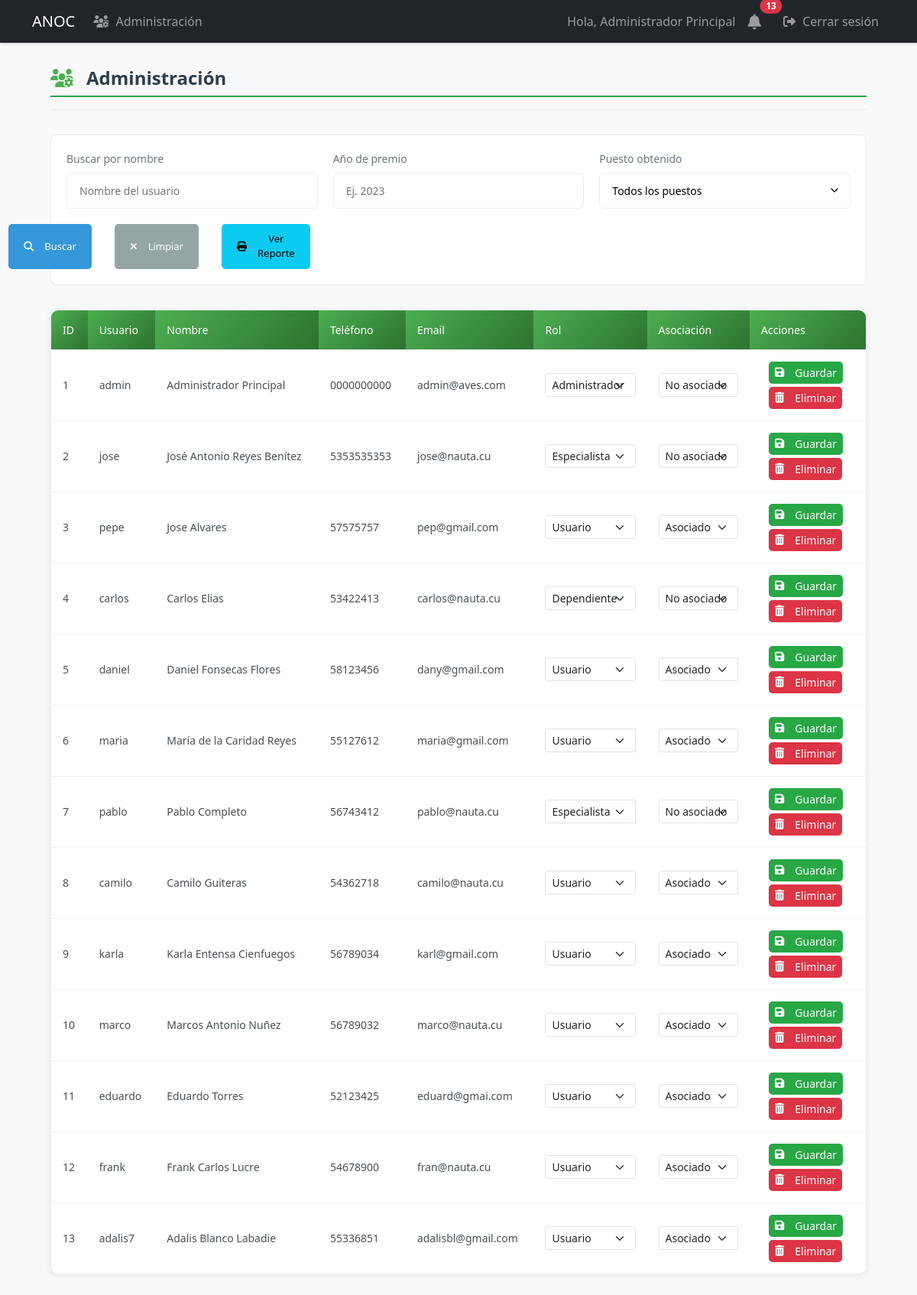
The app's page /admin/users (signed in) with its own data.
### models.py (models this page shows, shortened)
class User(UserMixin, db.Model):
    id = db.Column(db.Integer, primary_key=True)
    username = db.Column(db.String(80), unique=True, nullable=False, index=True)
    email = db.Column(db.String(120), unique=True, nullable=False, index=True)
    password_hash = db.Column(db.String(128))
    role = db.Column(db.String(20), default='user')  # 'admin', 'specialist', 'dependiente', 'user'
    is_associated = db.Column(db.Boolean, default=False, nullable=False)
    full_name = db.Column(db.String(100), nullable=False)
    phone = db.Column(db.String(20), nullable=False)
    profile_image = db.Column(db.String(255))  # Ruta de la imagen de perfil
    last_login = db.Column(db.DateTime)  # Fecha del último inicio de sesión
    is_active = db.Column(db.Boolean, default=True)  # Para manejar cuentas activas/inactivas
    address = db.Column(db.String(200))  # Nuevo campo para dirección
    birds = db.relationship('UserBirds', backref='user', lazy=True, cascade='all, delete-orphan')
    awards = db.relationship('Award', backref='user', lazy=True, cascade='all, delete-orphan')
    notifications = db.relationship('Notification', backref='user', lazy=True)

### app.py (the view, shortened to what this page needs)
@app.route('/admin/users')
@login_required
def admin_users():
    if current_user.role != 'admin':
        abort(403)
    search_name = request.args.get('name', '').strip()
    award_year = request.args.get('award_year', '').strip()
    award_position = request.args.get('award_position', '').strip()
    query = select(User).order_by(User.id)
    if search_name:
        query = query.where(User.full_name.ilike(f'%{search_name}%'))
    if award_position:
        position_subquery = select(Award.user_id).where(
            Award.position == award_position
        ).distinct()
        query = query.where(User.id.in_(position_subquery))
    users = db.session.execute(query).scalars()
    current_year = datetime.now().year
    return render_template('admin/users.html',
                         users=users,
                         search_name=search_name,
                         award_year=award_year,
                         award_position=award_position,
                         current_year=current_year)

### app.py (called while the page is built)
@login_manager.user_loader
def load_user(user_id):
    return db.session.get(User, int(user_id))

### templates/admin/users.html (shortened to what this page needs)
{% extends "base.html" %}
{% block content %}
<div class="users-container">
    <div class="users-header">
        <h2><i class="fas fa-users-cog"></i> Administración</h2>
    </div>
    <div class="filter-section">
        <form method="GET" action="{{ url_for('admin_users') }}" class="filter-form">
            <div class="filter-grid">
                <div class="filter-group">
                    <label for="name" class="filter-label">Buscar por nombre</label>
                    <input type="text" class="filter-input" id="name" name="name"
                           value="{{ search_name }}" placeholder="Nombre del usuario">
                </div>
                <div class="filter-group">
                    <label for="award_year" class="filter-label">Año de premio</label>
                    <input type="number" class="filter-input" id="award_year" name="award_year"
                           value="{{ award_year }}" placeholder="Ej. 2023" min="2000" max="{{ current_year }}">
                </div>
                <div class="filter-group">
                    <label for="award_position" class="filter-label">Puesto obtenido</label>
                    <select class="filter-input filter-select" id="award_position" name="award_position">
                        <option value="">Todos los puestos</option>
                    </select>
                </div>
                <div class="filter-actions">
                    <button type="submit" class="btn btn-primary">
                        <i class="fas fa-search"></i> Buscar
                    </button>
                    <a href="{{ url_for('admin_users') }}" class="btn btn-secondary">
                        <i class="fas fa-times"></i> Limpiar
                    </a>
                    <a href="{{ url_for('associates_report_view') }}" class="btn btn-info" target="_blank">
                        <i class="fas fa-print"></i> Ver Reporte
                    </a>
                </div>
            </div>
        </form>
    </div>
    <div class="users-table-container">
        <table class="users-table">
            <thead>
                <tr>
                    <th>ID</th>
                    <th>Usuario</th>
                    <th>Nombre</th>
                    <th>Teléfono</th>
                    <th>Email</th>
                    <th>Rol</th>
                    <th>Asociación</th>
                    <th>Acciones</th>
                </tr>
            </thead>
            <tbody>
                {% if users %}
                    {% for user in users %}
                    <tr class="clickable-row" data-href="{{ url_for('user_details', user_id=user.id) }}">
                        <td>{{ user.id }}</td>
                        <td>{{ user.username }}</td>
                        <td>{{ user.full_name }}</td>
                        <td>{{ user.phone }}</td>
                        <td>{{ user.email }}</td>
                        <td>
                            <form method="POST" action="{{ url_for('assign_role', user_id=user.id) }}" class="role-form">
                                <select name="role" class="form-select form-select-sm">
                                    <option value="user" {% if user.role == 'user' %}selected{% endif %}>Usuario</option>
                                    <option value="specialist" {% if user.role == 'specialist' %}selected{% endif %}>Especialista</option>
                                    <option value="dependiente" {% if user.role == 'dependiente' %}selected{% endif %}>Dependiente</option>
                                    <option value="admin" {% if user.role == 'admin' %}selected{% endif %}>Administrador</option>
                                </select>
                        </td>
                        <td>
                                <select name="is_associated" class="form-select form-select-sm">
                                    <option value="true" {% if user.is_associated %}selected{% endif %}>Asociado</option>
                                    <option value="false" {% if not user.is_associated %}selected{% endif %}>No asociado</option>
                                </select>
                        </td>
                        <td class="actions-column">
                            <div class="action-buttons">
                                <button type="submit" class="btn btn-sm btn-success">
                                    <i class="fas fa-save"></i> Guardar
                                </button>
                            </div>
                            <div class="action-buttons mt-1">
                                <form method="POST" action="{{ url_for('delete_user', user_id=user.id) }}"
                                      onsubmit="return confirm('¿Está seguro que desea eliminar este usuario permanentemente?');"
                                      class="d-inline">
                                    <button type="submit" class="btn btn-sm btn-danger">
                                        <i class="fas fa-trash-alt"></i> Eliminar
                                    </button>
                                </form>
                            </div>
                        </td>
                    </tr>
                    {% endfor %}
                {% endif %}
            </tbody>
        </table>
    </div>
</div>
{% endblock %}

### templates/base.html (shortened to what this page needs)
<!DOCTYPE html>
<html lang="es">
<head>
    <link href="https://cdn.jsdelivr.net/npm/bootstrap@5.3.0/dist/css/bootstrap.min.css" rel="stylesheet">
    <link href="https://cdnjs.cloudflare.com/ajax/libs/font-awesome/6.4.0/css/all.min.css" rel="stylesheet">
    <link rel="stylesheet" href="{{ url_for('static', filename='css/styles.css') }}">
</head>
<body>
    <nav class="navbar navbar-expand-lg navbar-dark bg-dark">
        <div class="container">
            <a class="navbar-brand" href="{{ url_for('dashboard') }}">ANOC</a>
            <div class="collapse navbar-collapse" id="navbarNav">
                <ul class="navbar-nav me-auto">
                    {% if current_user.is_authenticated and current_user.role == 'admin' %}
                        <li class="nav-item">
                            <a class="nav-link" href="{{ url_for('admin_users') }}">
                                <i class="fas fa-users-cog"></i> Administración
                            </a>
                        </li>
                    {% endif %}
                </ul>
                <ul class="navbar-nav">
                    {% if current_user.is_authenticated %}
                        <li class="nav-item">
                            <span class="nav-link">Hola, {{ current_user.full_name }}</span>
                        </li>
                        <li class="nav-item position-relative me-2">
                            <a class="nav-link" href="{{ url_for('notifications') }}">
                                <i class="fas fa-bell fa-lg"></i>
                                {% if current_user.is_authenticated %}
                                    {% set unread_count = get_unread_notifications_count(current_user.id) %}
                                    {% if unread_count > 0 %}
                                        <span class="position-absolute top-0 start-100 translate-middle badge rounded-pill bg-danger">
                                            {{ unread_count }}
                                        </span>
                                    {% endif %}
                                {% endif %}
                            </a>
                        </li>
                        <li class="nav-item">
                            <a class="nav-link" href="{{ url_for('logout') }}">
                                <i class="fas fa-sign-out-alt"></i> Cerrar sesión
                            </a>
                        </li>
                    {% else %}
                        <li class="nav-item">
                            <a class="nav-link" href="{{ url_for('login') }}">
                                <i class="fas fa-sign-in-alt"></i> Iniciar sesión
                            </a>
                        </li>
                    {% endif %}
                </ul>
            </div>
        </div>
    </nav>
    <div class="container mt-4">
        {% block content %}{% endblock %}
    </div>
</body>
</html>

### static/css/styles.css (style rules this page uses)
.navbar { box-shadow: 0 2px 4px rgba(0,0,0,0.1); }
.btn { margin: 2px; }
:root { --primary-color: #2c3e50; --secondary-color: #4CAF50; --light-gray: #f8f9fa; --medium-gray: #e9ecef; --dark-gray: #6c757d; --text-color: #495057; --white: #ffffff; }
.users-container { max-width: 1400px; margin: 2rem auto; padding: 0 1.5rem; }
.users-header { margin-bottom: 2rem; padding-bottom: 1rem; border-bottom: 1px solid var(--medium-gray); }
.users-header h2 { color: var(--primary-color); font-weight: 600; font-size: 1.5rem; margin: 0; display: flex; align-items: center; gap: 0.75rem; }
.users-header h2 i { color: var(--secondary-color); }
.filter-section { background: var(--white); border-radius: 0.5rem; padding: 1.25rem; margin-bottom: 2rem; border: 1px solid var(--medium-gray); }
.filter-grid { display: grid; grid-template-columns: repeat(auto-fit, minmax(250px, 1fr)); gap: 1.25rem; align-items: end; }
.filter-group { margin-bottom: 0; }
.filter-label { display: block; margin-bottom: 0.5rem; color: var(--dark-gray); font-size: 0.875rem; font-weight: 500; }
.filter-input { width: 100%; padding: 0.75rem 1rem; border: 1px solid var(--medium-gray); border-radius: 0.375rem; background-color: var(--white); font-size: 0.875rem; }
.filter-select { appearance: none; background-position: right 0.75rem center; background-repeat: no-repeat; background-size: 1rem; }
.filter-actions { display: flex; gap: 0.75rem; justify-content: flex-end; }
.users-table-container { background: var(--white); border-radius: 0.5rem; border: 1px solid var(--medium-gray); overflow: hidden; }
.users-table { width: 100%; border-collapse: collapse; font-size: 0.875rem; }
.users-table th { background-color: var(--light-gray); color: var(--primary-color); padding: 1rem 1.25rem; text-align: left; font-weight: 600; border-bottom: 1px solid var(--medium-gray); }
.users-table td { padding: 1rem 1.25rem; border-bottom: 1px solid var(--medium-gray); vertical-align: middle; color: var(--text-color); }
.users-table tr:last-child td { border-bottom: none; }
.action-buttons { display: flex; gap: 0.5rem; }
.btn { padding: 0.5rem 0.75rem; border-radius: 0.25rem; font-size: 0.8125rem; font-weight: 500; cursor: pointer; border: none; display: inline-flex; align-items: center; gap: 0.375rem; }
.btn-sm { padding: 0.375rem 0.75rem; }
.btn-primary { background-color: var(--secondary-color); color: var(--white); }
.btn-secondary { background-color: var(--medium-gray); color: var(--text-color); }
.filter-actions { display: flex; gap: 10px; }
.users-table-container { background-color: #fff; border-radius: 10px; box-shadow: 0 2px 10px rgba(0, 0, 0, 0.08); overflow: hidden; }
.users-table { width: 100%; border-collapse: collapse; }
.users-table th { background: linear-gradient(135deg, #4CAF50 0%, #2d7230 100%); color: white; padding: 15px; font-weight: 500; text-align: left; }
.users-table td { padding: 15px; border-bottom: 1px solid #f1f3f5; vertical-align: middle; }
.actions-column { background-color: white !important; }
.action-buttons { display: flex; gap: 5px; }
.role-form { display: contents; }
.form-select-sm { padding: 0.25rem 0.5rem; font-size: 0.875rem; line-height: 1.5; border-radius: 0.2rem; }
.btn { display: inline-flex; align-items: center; padding: 10px 20px; margin: 0 10px; border-radius: 5px; font-weight: 500; cursor: pointer; }
.btn i { margin-right: 8px; }
.btn-primary { background-color: #3498db; color: white; border: none; }
.btn-secondary { background-color: #95a5a6; color: white; border: none; }
:root { --primary-green: #28a745; --light-green: #d4edda; --dark-green: #218838; --soft-green: #e8f5e9; --text-dark: #343a40; --text-muted: #6c757d; }
body { background-color: #f8f9fa; color: var(--text-dark); }
h2 { color: var(--primary-green); font-weight: 600; border-bottom: 2px solid var(--primary-green); padding-bottom: 8px; display: inline-block; }
.btn-success { background-color: var(--primary-green); border-color: var(--primary-green); }
.fas { margin-right: 5px; }

### templates/admin/users.html (style rules this page uses)
.action-buttons { display: flex; gap: 5px; }
.role-form { display: contents; }
.btn-sm { padding: 0.25rem 0.5rem; font-size: 0.875rem; }
.mt-1 { margin-top: 0.25rem; }

### records on screen
User: full_name "Administrador Principal", id "1", username "admin", phone "0000000000", email "admin@aves.com", role "Administrador", is_associated "No asociado"
User: id "2", username "jose", full_name "José Antonio Reyes Benítez", phone "5353535353", email "jose@nauta.cu", role "Especialista", is_associated "No asociado"
User: id "3", username "pepe", full_name "Jose Alvares", phone "57575757", email "pep@gmail.com", role "Usuario", is_associated "Asociado"
User: id "4", username "carlos", full_name "Carlos Elias", phone "53422413", email "carlos@nauta.cu", role "Dependiente", is_associated "No asociado"
User: id "5", username "daniel", full_name "Daniel Fonsecas Flores", phone "58123456", email "dany@gmail.com", role "Usuario", is_associated "Asociado"
User: id "6", username "maria", full_name "María de la Caridad Reyes", phone "55127612", email "maria@gmail.com", role "Usuario", is_associated "Asociado"
User: id "7", username "pablo", full_name "Pablo Completo", phone "56743412", email "pablo@nauta.cu", role "Especialista", is_associated "No asociado"
User: id "8", username "camilo", full_name "Camilo Guiteras", phone "54362718", email "camilo@nauta.cu", role "Usuario", is_associated "Asociado"
User: id "9", username "karla", full_name "Karla Entensa Cienfuegos", phone "56789034", email "karl@gmail.com", role "Usuario", is_associated "Asociado"
User: id "10", username "marco", full_name "Marcos Antonio Nuñez", phone "56789032", email "marco@nauta.cu", role "Usuario", is_associated "Asociado"
User: id "11", username "eduardo", full_name "Eduardo Torres", phone "52123425", email "eduard@gmai.com", role "Usuario", is_associated "Asociado"
User: id "12", username "frank", full_name "Frank Carlos Lucre", phone "54678900", email "fran@nauta.cu", role "Usuario", is_associated "Asociado"
User: id "13", username "adalis7", full_name "Adalis Blanco Labadie", phone "55336851", email "adalisbl@gmail.com", role "Usuario", is_associated "Asociado"

### other values on screen
{{ unread_count }} "13"
